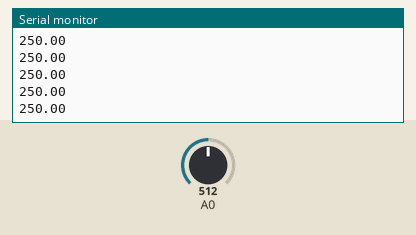
This sketch was run on a simulated Arduino Uno, built with avr-gcc and run on an emulated ATmega328P. Shown: the last lines printed to the serial monitor. The inputs (shaded band) are chosen by the test bench; at power-on: A0 = 512.

Above: at 1.2 s.
1.3 s: A0 set to 716
At 2.4 s:
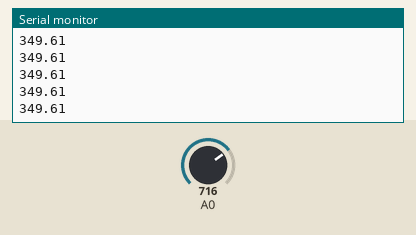
2.8 s: A0 set to 900
At 3.5 s:
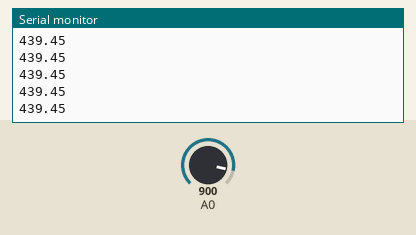
Timing chart, 0 to 5.8 s (numbered marks = the images above; inputs shaded):
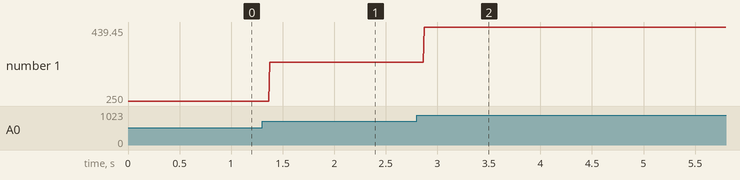

The sketch:

06Temp.ino
```cpp
/*
 * Generated using BlocklyDuino:
 *
 * https://github.com/MediaTek-Labs/BlocklyDuino-for-LinkIt
 *
 * Date: Thu, 24 Sep 2020 05:25:53 GMT
 */


float Temp;

void setup()
{
  Serial.begin(9600);


}


void loop()
{
  Temp = analogRead(A0);
  Temp = Temp * 0.4882812;
  Serial.println(Temp);
}
```

Measured:
- after the input at 1.3 s, the serial monitor: prints a new line after 0.07 s (image 1)
- after the input at 2.8 s, the serial monitor: prints a new line after 0.07 s (image 2)
- plotted number 1: 250 → 349.61 after the input at 1.3 s, 349.61 → 439.45 after the input at 2.8 s
